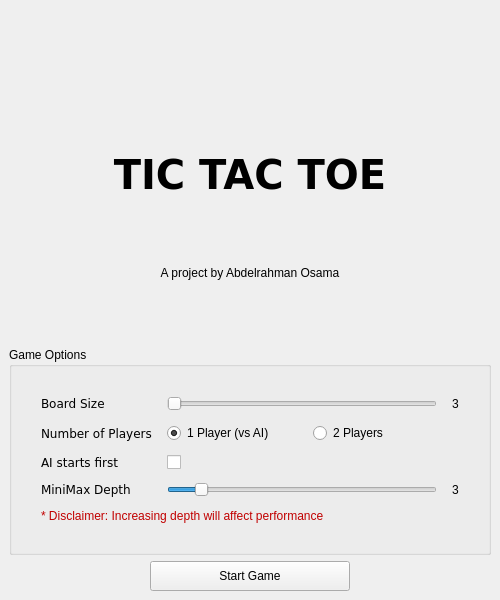
<?xml version="1.0" encoding="UTF-8"?>
<ui version="4.0">
 <class>TitleScreen</class>
 <widget class="QMainWindow" name="TitleScreen">
  <property name="geometry">
   <rect>
    <x>0</x>
    <y>0</y>
    <width>500</width>
    <height>600</height>
   </rect>
  </property>
  <property name="minimumSize">
   <size>
    <width>500</width>
    <height>600</height>
   </size>
  </property>
  <property name="maximumSize">
   <size>
    <width>500</width>
    <height>607</height>
   </size>
  </property>
  <property name="windowTitle">
   <string>Tic Tac Toe</string>
  </property>
  <widget class="QWidget" name="centralwidget">
   <layout class="QVBoxLayout" name="verticalLayout_2">
    <item>
     <layout class="QVBoxLayout" name="verticalLayout">
      <item>
       <layout class="QHBoxLayout" name="horizontalLayout">
        <item>
         <widget class="QLabel" name="Logo">
          <property name="sizePolicy">
           <sizepolicy hsizetype="Fixed" vsizetype="Fixed">
            <horstretch>0</horstretch>
            <verstretch>0</verstretch>
           </sizepolicy>
          </property>
          <property name="maximumSize">
           <size>
            <width>256</width>
            <height>256</height>
           </size>
          </property>
          <property name="text">
           <string/>
          </property>
          <property name="pixmap">
           <pixmap resource="recources.qrc">:/images/images/icon.png</pixmap>
          </property>
          <property name="scaledContents">
           <bool>true</bool>
          </property>
          <property name="alignment">
           <set>Qt::AlignCenter</set>
          </property>
         </widget>
        </item>
       </layout>
      </item>
      <item>
       <widget class="QLabel" name="label">
        <property name="sizePolicy">
         <sizepolicy hsizetype="Preferred" vsizetype="Maximum">
          <horstretch>0</horstretch>
          <verstretch>0</verstretch>
         </sizepolicy>
        </property>
        <property name="font">
         <font>
          <family>Verdana</family>
          <pointsize>30</pointsize>
          <weight>75</weight>
          <bold>true</bold>
          <stylestrategy>PreferDefault</stylestrategy>
         </font>
        </property>
        <property name="text">
         <string>TIC TAC TOE</string>
        </property>
        <property name="textFormat">
         <enum>Qt::AutoText</enum>
        </property>
        <property name="alignment">
         <set>Qt::AlignCenter</set>
        </property>
       </widget>
      </item>
      <item>
       <widget class="QLabel" name="label_6">
        <property name="text">
         <string>A project by Abdelrahman Osama</string>
        </property>
        <property name="alignment">
         <set>Qt::AlignCenter</set>
        </property>
       </widget>
      </item>
      <item>
       <widget class="QGroupBox" name="groupBox">
        <property name="title">
         <string>Game Options</string>
        </property>
        <layout class="QVBoxLayout" name="verticalLayout_3">
         <item>
          <layout class="QFormLayout" name="formLayout">
           <property name="horizontalSpacing">
            <number>15</number>
           </property>
           <property name="verticalSpacing">
            <number>12</number>
           </property>
           <property name="leftMargin">
            <number>20</number>
           </property>
           <property name="topMargin">
            <number>20</number>
           </property>
           <property name="rightMargin">
            <number>20</number>
           </property>
           <property name="bottomMargin">
            <number>20</number>
           </property>
           <item row="0" column="0">
            <widget class="QLabel" name="label_5">
             <property name="font">
              <font>
               <family>Verdana</family>
               <pointsize>9</pointsize>
              </font>
             </property>
             <property name="text">
              <string>Board Size</string>
             </property>
            </widget>
           </item>
           <item row="1" column="0">
            <widget class="QLabel" name="label_2">
             <property name="font">
              <font>
               <family>Verdana</family>
               <pointsize>9</pointsize>
              </font>
             </property>
             <property name="text">
              <string>Number of Players</string>
             </property>
            </widget>
           </item>
           <item row="1" column="1">
            <layout class="QHBoxLayout" name="horizontalLayout_3">
             <item>
              <widget class="QRadioButton" name="onePlayer">
               <property name="text">
                <string>1 Player (vs AI)</string>
               </property>
               <property name="checked">
                <bool>true</bool>
               </property>
              </widget>
             </item>
             <item>
              <widget class="QRadioButton" name="twoPlayers">
               <property name="text">
                <string>2 Players</string>
               </property>
               <property name="checked">
                <bool>false</bool>
               </property>
              </widget>
             </item>
            </layout>
           </item>
           <item row="2" column="0">
            <widget class="QLabel" name="label_3">
             <property name="font">
              <font>
               <family>Verdana</family>
               <pointsize>9</pointsize>
              </font>
             </property>
             <property name="text">
              <string>AI starts first</string>
             </property>
            </widget>
           </item>
           <item row="2" column="1">
            <widget class="QCheckBox" name="AIStarts">
             <property name="enabled">
              <bool>true</bool>
             </property>
             <property name="text">
              <string/>
             </property>
            </widget>
           </item>
           <item row="3" column="0">
            <widget class="QLabel" name="label_4">
             <property name="font">
              <font>
               <family>Verdana</family>
               <pointsize>9</pointsize>
              </font>
             </property>
             <property name="text">
              <string>MiniMax Depth</string>
             </property>
            </widget>
           </item>
           <item row="4" column="0" colspan="2">
            <widget class="QLabel" name="label_7">
             <property name="text">
              <string>&lt;html&gt;&lt;head/&gt;&lt;body&gt;&lt;p&gt;&lt;span style=&quot; color:#c10000;&quot;&gt;* Disclaimer: Increasing depth will affect performance &lt;/span&gt;&lt;/p&gt;&lt;/body&gt;&lt;/html&gt;</string>
             </property>
            </widget>
           </item>
           <item row="0" column="1">
            <layout class="QHBoxLayout" name="horizontalLayout_5">
             <property name="spacing">
              <number>15</number>
             </property>
             <item>
              <widget class="QSlider" name="boardSize">
               <property name="minimum">
                <number>3</number>
               </property>
               <property name="maximum">
                <number>10</number>
               </property>
               <property name="orientation">
                <enum>Qt::Horizontal</enum>
               </property>
              </widget>
             </item>
             <item>
              <widget class="QLabel" name="boardSizeValue">
               <property name="text">
                <string>3</string>
               </property>
               <property name="alignment">
                <set>Qt::AlignCenter</set>
               </property>
              </widget>
             </item>
            </layout>
           </item>
           <item row="3" column="1">
            <layout class="QHBoxLayout" name="horizontalLayout_6">
             <property name="spacing">
              <number>15</number>
             </property>
             <item>
              <widget class="QSlider" name="miniMaxDepth">
               <property name="enabled">
                <bool>true</bool>
               </property>
               <property name="minimum">
                <number>1</number>
               </property>
               <property name="maximum">
                <number>20</number>
               </property>
               <property name="value">
                <number>3</number>
               </property>
               <property name="orientation">
                <enum>Qt::Horizontal</enum>
               </property>
              </widget>
             </item>
             <item>
              <widget class="QLabel" name="miniMaxDepthValue">
               <property name="text">
                <string>3</string>
               </property>
               <property name="alignment">
                <set>Qt::AlignCenter</set>
               </property>
              </widget>
             </item>
            </layout>
           </item>
          </layout>
         </item>
        </layout>
       </widget>
      </item>
      <item>
       <layout class="QHBoxLayout" name="horizontalLayout_2">
        <item>
         <widget class="QPushButton" name="startGame">
          <property name="sizePolicy">
           <sizepolicy hsizetype="Fixed" vsizetype="Fixed">
            <horstretch>0</horstretch>
            <verstretch>0</verstretch>
           </sizepolicy>
          </property>
          <property name="minimumSize">
           <size>
            <width>200</width>
            <height>30</height>
           </size>
          </property>
          <property name="text">
           <string>Start Game</string>
          </property>
         </widget>
        </item>
       </layout>
      </item>
     </layout>
    </item>
   </layout>
  </widget>
 </widget>
 <resources>
  <include location="recources.qrc"/>
 </resources>
 <connections/>
</ui>
